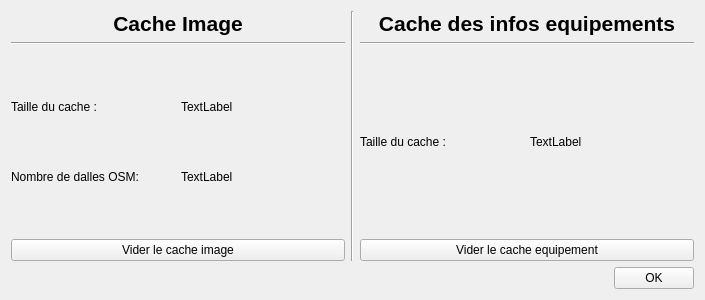
<?xml version="1.0" encoding="UTF-8"?>
<ui version="4.0">
 <class>Cache</class>
 <widget class="QDialog" name="Cache">
  <property name="geometry">
   <rect>
    <x>0</x>
    <y>0</y>
    <width>705</width>
    <height>300</height>
   </rect>
  </property>
  <property name="windowTitle">
   <string>Paramètres du Proxy</string>
  </property>
  <layout class="QVBoxLayout" name="verticalLayout_2">
   <item>
    <layout class="QHBoxLayout" name="horizontalLayout_6">
     <item>
      <layout class="QVBoxLayout" name="verticalLayout_6">
       <item>
        <widget class="QLabel" name="label">
         <property name="text">
          <string>&lt;html&gt;&lt;head/&gt;&lt;body&gt;&lt;p align=&quot;center&quot;&gt;&lt;span style=&quot; font-size:16pt; font-weight:600;&quot;&gt;Cache Image&lt;/span&gt;&lt;/p&gt;&lt;/body&gt;&lt;/html&gt;</string>
         </property>
        </widget>
       </item>
       <item>
        <widget class="Line" name="line_2">
         <property name="orientation">
          <enum>Qt::Horizontal</enum>
         </property>
        </widget>
       </item>
       <item>
        <spacer name="verticalSpacer_3">
         <property name="orientation">
          <enum>Qt::Vertical</enum>
         </property>
         <property name="sizeHint" stdset="0">
          <size>
           <width>20</width>
           <height>40</height>
          </size>
         </property>
        </spacer>
       </item>
       <item>
        <layout class="QHBoxLayout" name="horizontalLayout_2">
         <item>
          <widget class="QLabel" name="label_4">
           <property name="text">
            <string>Taille du cache :</string>
           </property>
          </widget>
         </item>
         <item>
          <widget class="QLabel" name="Label_TailleCacheImage">
           <property name="text">
            <string>TextLabel</string>
           </property>
          </widget>
         </item>
        </layout>
       </item>
       <item>
        <spacer name="verticalSpacer_2">
         <property name="orientation">
          <enum>Qt::Vertical</enum>
         </property>
         <property name="sizeHint" stdset="0">
          <size>
           <width>20</width>
           <height>40</height>
          </size>
         </property>
        </spacer>
       </item>
       <item>
        <layout class="QHBoxLayout" name="horizontalLayout_3">
         <item>
          <widget class="QLabel" name="label_6">
           <property name="text">
            <string>Nombre de dalles OSM:</string>
           </property>
          </widget>
         </item>
         <item>
          <widget class="QLabel" name="Label_NombreDeDalles">
           <property name="text">
            <string>TextLabel</string>
           </property>
          </widget>
         </item>
        </layout>
       </item>
       <item>
        <spacer name="verticalSpacer">
         <property name="orientation">
          <enum>Qt::Vertical</enum>
         </property>
         <property name="sizeHint" stdset="0">
          <size>
           <width>20</width>
           <height>40</height>
          </size>
         </property>
        </spacer>
       </item>
       <item>
        <widget class="QPushButton" name="VideCache1">
         <property name="text">
          <string>Vider le cache image</string>
         </property>
         <property name="autoDefault">
          <bool>false</bool>
         </property>
        </widget>
       </item>
      </layout>
     </item>
     <item>
      <widget class="Line" name="line">
       <property name="orientation">
        <enum>Qt::Vertical</enum>
       </property>
      </widget>
     </item>
     <item>
      <layout class="QVBoxLayout" name="verticalLayout_5">
       <item>
        <widget class="QLabel" name="label_2">
         <property name="text">
          <string>&lt;html&gt;&lt;head/&gt;&lt;body&gt;&lt;p align=&quot;center&quot;&gt;&lt;span style=&quot; font-size:16pt; font-weight:600;&quot;&gt;Cache des infos equipements&lt;/span&gt;&lt;/p&gt;&lt;/body&gt;&lt;/html&gt;</string>
         </property>
        </widget>
       </item>
       <item>
        <widget class="Line" name="line_3">
         <property name="orientation">
          <enum>Qt::Horizontal</enum>
         </property>
        </widget>
       </item>
       <item>
        <spacer name="verticalSpacer_4">
         <property name="orientation">
          <enum>Qt::Vertical</enum>
         </property>
         <property name="sizeHint" stdset="0">
          <size>
           <width>20</width>
           <height>40</height>
          </size>
         </property>
        </spacer>
       </item>
       <item>
        <layout class="QHBoxLayout" name="horizontalLayout_4">
         <item>
          <widget class="QLabel" name="label_8">
           <property name="text">
            <string>Taille du cache :</string>
           </property>
          </widget>
         </item>
         <item>
          <widget class="QLabel" name="Label_TailleCacheDonne">
           <property name="text">
            <string>TextLabel</string>
           </property>
          </widget>
         </item>
        </layout>
       </item>
       <item>
        <spacer name="verticalSpacer_5">
         <property name="orientation">
          <enum>Qt::Vertical</enum>
         </property>
         <property name="sizeHint" stdset="0">
          <size>
           <width>20</width>
           <height>40</height>
          </size>
         </property>
        </spacer>
       </item>
       <item>
        <widget class="QPushButton" name="VideCache2">
         <property name="text">
          <string>Vider le cache equipement</string>
         </property>
         <property name="autoDefault">
          <bool>false</bool>
         </property>
        </widget>
       </item>
      </layout>
     </item>
    </layout>
   </item>
   <item>
    <layout class="QHBoxLayout" name="horizontalLayout_7">
     <item>
      <spacer name="horizontalSpacer">
       <property name="orientation">
        <enum>Qt::Horizontal</enum>
       </property>
       <property name="sizeHint" stdset="0">
        <size>
         <width>40</width>
         <height>20</height>
        </size>
       </property>
      </spacer>
     </item>
     <item>
      <widget class="QPushButton" name="pushButton">
       <property name="text">
        <string>OK</string>
       </property>
       <property name="autoDefault">
        <bool>false</bool>
       </property>
      </widget>
     </item>
    </layout>
   </item>
  </layout>
 </widget>
 <resources/>
 <connections/>
</ui>
